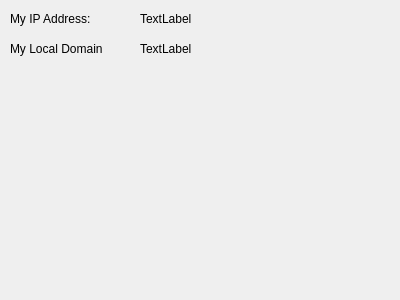
<?xml version="1.0" encoding="UTF-8"?>
<ui version="4.0">
 <class>Dialog</class>
 <widget class="QDialog" name="Dialog">
  <property name="geometry">
   <rect>
    <x>0</x>
    <y>0</y>
    <width>400</width>
    <height>300</height>
   </rect>
  </property>
  <property name="windowTitle">
   <string>IP Address</string>
  </property>
  <widget class="QLabel" name="label">
   <property name="geometry">
    <rect>
     <x>10</x>
     <y>10</y>
     <width>101</width>
     <height>17</height>
    </rect>
   </property>
   <property name="text">
    <string>My IP Address:</string>
   </property>
  </widget>
  <widget class="QLabel" name="ipAddressLabel">
   <property name="geometry">
    <rect>
     <x>140</x>
     <y>10</y>
     <width>241</width>
     <height>17</height>
    </rect>
   </property>
   <property name="text">
    <string>TextLabel</string>
   </property>
  </widget>
  <widget class="QLabel" name="label_2">
   <property name="geometry">
    <rect>
     <x>10</x>
     <y>40</y>
     <width>111</width>
     <height>17</height>
    </rect>
   </property>
   <property name="text">
    <string>My Local Domain</string>
   </property>
  </widget>
  <widget class="QLabel" name="localDomainLabel">
   <property name="geometry">
    <rect>
     <x>140</x>
     <y>40</y>
     <width>251</width>
     <height>17</height>
    </rect>
   </property>
   <property name="text">
    <string>TextLabel</string>
   </property>
  </widget>
 </widget>
 <resources/>
 <connections/>
</ui>
